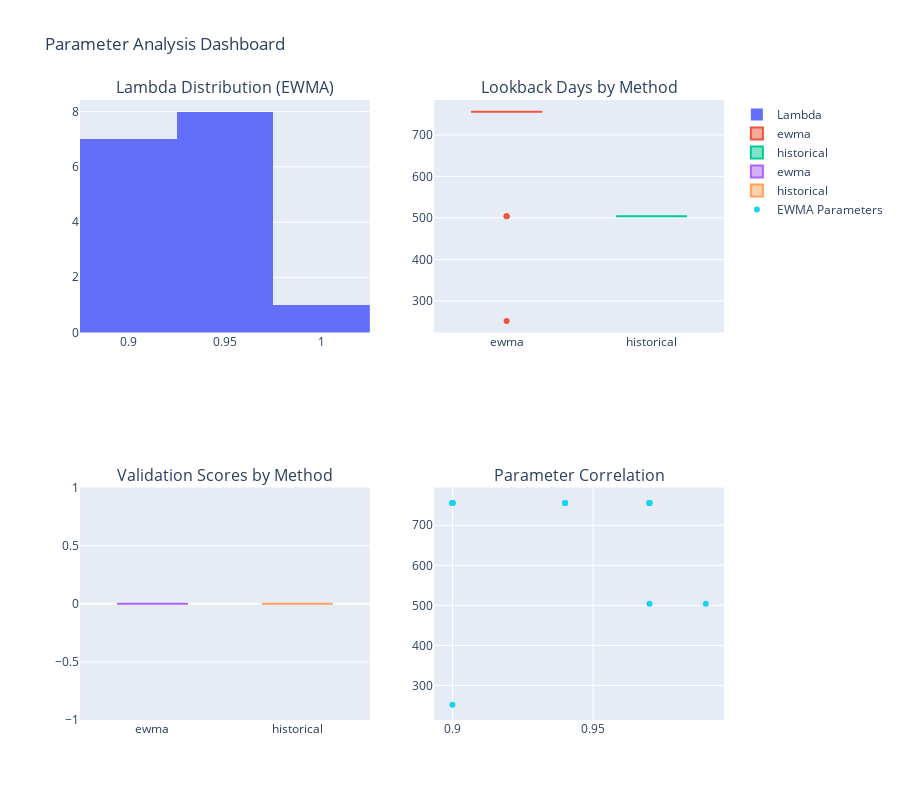

This figure's notebook cell:
### Markdown cell above
## 5. Parameter Quality Analysis

Analyze the distribution and quality of selected parameters across different methods.

### Code cell
# Parameter analysis
lambda_analysis = analyzer.get_lambda_distribution()
lookback_analysis = analyzer.get_lookback_analysis()

print("PARAMETER QUALITY ANALYSIS")
print("===========================")
print()
if not lambda_analysis.empty:
    print("EWMA Lambda Parameters:")
    print(f"   Mean Lambda: {lambda_analysis['lambda'].mean():.3f}")
    print(f"   Std Lambda: {lambda_analysis['lambda'].std():.3f}")
    print(f"   Min Lambda: {lambda_analysis['lambda'].min():.3f}")
    print(f"   Max Lambda: {lambda_analysis['lambda'].max():.3f}")
    print()
    print("Lambda Distribution:")
    print(lambda_analysis[['exposure', 'lambda', 'lookback_days']].to_string(index=False))

print("\nLookback Period Analysis:")
lookback_stats = lookback_analysis.groupby('method')['lookback_days'].agg(['mean', 'std', 'min', 'max'])
print(lookback_stats)

# Plot parameter analysis
fig = visualizer.plot_parameter_analysis(exposure_summary)
plt.show()

# Interactive version
fig_interactive = visualizer.plot_parameter_analysis(exposure_summary, interactive=True)
fig_interactive.show()

### Figure 1 — Plotly figure (JSON) as saved in the notebook; plotly's stock layout.template omitted (floating-point values rounded to 4 significant figures)
{"data": [{"name": "Lambda", "type": "histogram", "x": [0.9, 0.97, 0.94, 0.9, 0.97, 0.97, 0.94, 0.99, 0.9, 0.9, 0.9, 0.97, 0.94, 0.97, 0.9, 0.9], "xaxis": "x", "yaxis": "y"}, {"name": "ewma", "type": "box", "xaxis": "x2", "y": [756, 504, 756, 756, 756, 756, 756, 504, 756, 252, 756, 756, 756, 756, 756, 756], "yaxis": "y2"}, {"name": "historical", "type": "box", "xaxis": "x2", "y": [504], "yaxis": "y2"}, {"name": "ewma", "type": "box", "xaxis": "x3", "y": [0.0, 0.0, 0.0, 0.0, 0.0, 0.0, 0.0, 0.0, 0.0, 0.0, 0.0, 0.0, 0.0, 0.0, 0.0, 0.0], "yaxis": "y3"}, {"name": "historical", "type": "box", "xaxis": "x3", "y": [0.0], "yaxis": "y3"}, {"mode": "markers", "name": "EWMA Parameters", "type": "scatter", "x": [0.9, 0.97, 0.94, 0.9, 0.97, 0.97, 0.94, 0.99, 0.9, 0.9, 0.9, 0.97, 0.94, 0.97, 0.9, 0.9], "xaxis": "x4", "y": [756, 504, 756, 756, 756, 756, 756, 504, 756, 252, 756, 756, 756, 756, 756, 756], "yaxis": "y4"}], "layout": {"annotations": [{"font": {"size": 16}, "showarrow": false, "text": "Lambda Distribution (EWMA)", "x": 0.225, "xanchor": "center", "xref": "paper", "y": 1, "yanchor": "bottom", "yref": "paper"}, {"font": {"size": 16}, "showarrow": false, "text": "Lookback Days by Method", "x": 0.775, "xanchor": "center", "xref": "paper", "y": 1, "yanchor": "bottom", "yref": "paper"}, {"font": {"size": 16}, "showarrow": false, "text": "Validation Scores by Method", "x": 0.225, "xanchor": "center", "xref": "paper", "y": 0.375, "yanchor": "bottom", "yref": "paper"}, {"font": {"size": 16}, "showarrow": false, "text": "Parameter Correlation", "x": 0.775, "xanchor": "center", "xref": "paper", "y": 0.375, "yanchor": "bottom", "yref": "paper"}], "height": 800, "showlegend": true, "title": {"text": "Parameter Analysis Dashboard"}, "xaxis": {"anchor": "y", "domain": [0, 0.45]}, "xaxis2": {"anchor": "y2", "domain": [0.55, 1]}, "xaxis3": {"anchor": "y3", "domain": [0, 0.45]}, "xaxis4": {"anchor": "y4", "domain": [0.55, 1]}, "yaxis": {"anchor": "x", "domain": [0.625, 1]}, "yaxis2": {"anchor": "x2", "domain": [0.625, 1]}, "yaxis3": {"anchor": "x3", "domain": [0, 0.375]}, "yaxis4": {"anchor": "x4", "domain": [0, 0.375]}}}
